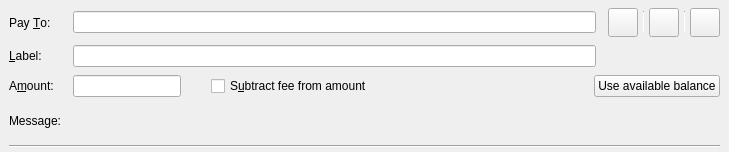
<?xml version="1.0" encoding="UTF-8"?>
<ui version="4.0">
 <class>SendCoinsEntry</class>
 <widget class="QStackedWidget" name="SendCoinsEntry">
  <property name="geometry">
   <rect>
    <x>0</x>
    <y>0</y>
    <width>729</width>
    <height>152</height>
   </rect>
  </property>
  <property name="focusPolicy">
   <enum>Qt::TabFocus</enum>
  </property>
  <property name="autoFillBackground">
   <bool>false</bool>
  </property>
  <property name="currentIndex">
   <number>0</number>
  </property>
  <widget class="QFrame" name="SendCoins">
   <property name="toolTip">
    <string>This is a normal payment.</string>
   </property>
   <property name="frameShape">
    <enum>QFrame::NoFrame</enum>
   </property>
   <layout class="QGridLayout" name="gridLayout">
    <property name="topMargin">
     <number>8</number>
    </property>
    <property name="bottomMargin">
     <number>4</number>
    </property>
    <property name="horizontalSpacing">
     <number>12</number>
    </property>
    <property name="verticalSpacing">
     <number>8</number>
    </property>
    <item row="3" column="1">
     <widget class="QLabel" name="messageTextLabel">
      <property name="toolTip">
       <string>A message that was attached to the digicoin: URI which will be stored with the transaction for your reference. Note: This message will not be sent over the DigiCoin network.</string>
      </property>
      <property name="textFormat">
       <enum>Qt::PlainText</enum>
      </property>
     </widget>
    </item>
    <item row="0" column="0">
     <widget class="QLabel" name="payToLabel">
      <property name="text">
       <string>Pay &amp;To:</string>
      </property>
      <property name="buddy">
       <cstring>payTo</cstring>
      </property>
     </widget>
    </item>
    <item row="2" column="1" colspan="4">
     <layout class="QHBoxLayout" name="horizontalLayoutAmount" stretch="0,0,1,0">
      <item>
       <widget class="BitcoinAmountField" name="payAmount"/>
      </item>
      <item>
       <spacer name="horizontalSpacer">
        <property name="orientation">
         <enum>Qt::Horizontal</enum>
        </property>
        <property name="sizeType">
         <enum>QSizePolicy::Fixed</enum>
        </property>
        <property name="sizeHint" stdset="0">
         <size>
          <width>30</width>
          <height>20</height>
         </size>
        </property>
       </spacer>
      </item>
      <item>
       <widget class="QCheckBox" name="checkboxSubtractFeeFromAmount">
        <property name="toolTip">
         <string>The fee will be deducted from the amount being sent. The recipient will receive less digicoins than you enter in the amount field. If multiple recipients are selected, the fee is split equally.</string>
        </property>
        <property name="text">
         <string>S&amp;ubtract fee from amount</string>
        </property>
       </widget>
      </item>
      <item>
       <widget class="QPushButton" name="useAvailableBalanceButton">
        <property name="text">
         <string>Use available balance</string>
        </property>
       </widget>
      </item>
     </layout>
    </item>
    <item row="1" column="1">
     <widget class="QLineEdit" name="addAsLabel">
      <property name="toolTip">
       <string>Enter a label for this address to add it to the list of used addresses</string>
      </property>
     </widget>
    </item>
    <item row="1" column="0">
     <widget class="QLabel" name="labellLabel">
      <property name="text">
       <string>&amp;Label:</string>
      </property>
      <property name="buddy">
       <cstring>addAsLabel</cstring>
      </property>
     </widget>
    </item>
    <item row="3" column="0">
     <widget class="QLabel" name="messageLabel">
      <property name="text">
       <string>Message:</string>
      </property>
     </widget>
    </item>
    <item row="2" column="0">
     <widget class="QLabel" name="amountLabel">
      <property name="text">
       <string>A&amp;mount:</string>
      </property>
      <property name="buddy">
       <cstring>payAmount</cstring>
      </property>
     </widget>
    </item>
    <item row="0" column="1">
     <layout class="QHBoxLayout" name="payToLayout">
      <property name="spacing">
       <number>6</number>
      </property>
      <item>
       <widget class="QValidatedLineEdit" name="payTo">
        <property name="toolTip">
         <string>The DigiCoin address to send the payment to</string>
        </property>
       </widget>
      </item>
     </layout>
    </item>
    <item row="4" column="0" colspan="5">
     <widget class="Line" name="hLine">
      <property name="orientation">
       <enum>Qt::Horizontal</enum>
      </property>
     </widget>
    </item>
    <item row="0" column="2" colspan="3">
     <layout class="QHBoxLayout" name="horizontalLayout_3">
      <property name="spacing">
       <number>5</number>
      </property>
      <item>
       <widget class="QToolButton" name="deleteButton">
        <property name="toolTip">
         <string>Remove this entry</string>
        </property>
        <property name="text">
         <string/>
        </property>
        <property name="icon">
         <iconset resource="../bitcoin.qrc">
          <normaloff>:/icons/remove_entry</normaloff>:/icons/remove_entry</iconset>
        </property>
        <property name="iconSize">
         <size>
          <width>22</width>
          <height>22</height>
         </size>
        </property>
       </widget>
      </item>
      <item>
       <widget class="Line" name="vLine">
        <property name="maximumSize">
         <size>
          <width>1</width>
          <height>22</height>
         </size>
        </property>
        <property name="orientation">
         <enum>Qt::Vertical</enum>
        </property>
       </widget>
      </item>
      <item>
       <widget class="QToolButton" name="addressBookButton">
        <property name="toolTip">
         <string>Choose previously used address</string>
        </property>
        <property name="text">
         <string/>
        </property>
        <property name="icon">
         <iconset resource="../bitcoin.qrc">
          <normaloff>:/icons/address-book</normaloff>:/icons/address-book</iconset>
        </property>
        <property name="iconSize">
         <size>
          <width>22</width>
          <height>22</height>
         </size>
        </property>
        <property name="shortcut">
         <string>Alt+A</string>
        </property>
       </widget>
      </item>
      <item>
       <widget class="Line" name="vLine2">
        <property name="maximumSize">
         <size>
          <width>1</width>
          <height>22</height>
         </size>
        </property>
        <property name="orientation">
         <enum>Qt::Vertical</enum>
        </property>
       </widget>
      </item>
      <item>
       <widget class="QToolButton" name="pasteButton">
        <property name="toolTip">
         <string>Paste address from clipboard</string>
        </property>
        <property name="text">
         <string/>
        </property>
        <property name="icon">
         <iconset resource="../bitcoin.qrc">
          <normaloff>:/icons/editpaste</normaloff>:/icons/editpaste</iconset>
        </property>
        <property name="iconSize">
         <size>
          <width>22</width>
          <height>22</height>
         </size>
        </property>
        <property name="shortcut">
         <string>Alt+P</string>
        </property>
       </widget>
      </item>
     </layout>
    </item>
   </layout>
  </widget>
  <widget class="QFrame" name="SendCoins_UnauthenticatedPaymentRequest">
   <property name="palette">
    <palette>
     <active>
      <colorrole role="WindowText">
       <brush brushstyle="SolidPattern">
        <color alpha="255">
         <red>0</red>
         <green>0</green>
         <blue>0</blue>
        </color>
       </brush>
      </colorrole>
      <colorrole role="Button">
       <brush brushstyle="SolidPattern">
        <color alpha="255">
         <red>255</red>
         <green>255</green>
         <blue>127</blue>
        </color>
       </brush>
      </colorrole>
      <colorrole role="Light">
       <brush brushstyle="SolidPattern">
        <color alpha="255">
         <red>255</red>
         <green>255</green>
         <blue>255</blue>
        </color>
       </brush>
      </colorrole>
      <colorrole role="Midlight">
       <brush brushstyle="SolidPattern">
        <color alpha="255">
         <red>255</red>
         <green>255</green>
         <blue>191</blue>
        </color>
       </brush>
      </colorrole>
      <colorrole role="Dark">
       <brush brushstyle="SolidPattern">
        <color alpha="255">
         <red>127</red>
         <green>127</green>
         <blue>63</blue>
        </color>
       </brush>
      </colorrole>
      <colorrole role="Mid">
       <brush brushstyle="SolidPattern">
        <color alpha="255">
         <red>170</red>
         <green>170</green>
         <blue>84</blue>
        </color>
       </brush>
      </colorrole>
      <colorrole role="Text">
       <brush brushstyle="SolidPattern">
        <color alpha="255">
         <red>0</red>
         <green>0</green>
         <blue>0</blue>
        </color>
       </brush>
      </colorrole>
      <colorrole role="BrightText">
       <brush brushstyle="SolidPattern">
        <color alpha="255">
         <red>255</red>
         <green>255</green>
         <blue>255</blue>
        </color>
       </brush>
      </colorrole>
      <colorrole role="ButtonText">
       <brush brushstyle="SolidPattern">
        <color alpha="255">
         <red>0</red>
         <green>0</green>
         <blue>0</blue>
        </color>
       </brush>
      </colorrole>
      <colorrole role="Base">
       <brush brushstyle="SolidPattern">
        <color alpha="255">
         <red>255</red>
         <green>255</green>
         <blue>255</blue>
        </color>
       </brush>
      </colorrole>
      <colorrole role="Window">
       <brush brushstyle="SolidPattern">
        <color alpha="255">
         <red>255</red>
         <green>255</green>
         <blue>127</blue>
        </color>
       </brush>
      </colorrole>
      <colorrole role="Shadow">
       <brush brushstyle="SolidPattern">
        <color alpha="255">
         <red>0</red>
         <green>0</green>
         <blue>0</blue>
        </color>
       </brush>
      </colorrole>
      <colorrole role="AlternateBase">
       <brush brushstyle="SolidPattern">
        <color alpha="255">
         <red>255</red>
         <green>255</green>
         <blue>191</blue>
        </color>
       </brush>
      </colorrole>
      <colorrole role="ToolTipBase">
       <brush brushstyle="SolidPattern">
        <color alpha="255">
         <red>255</red>
         <green>255</green>
         <blue>220</blue>
        </color>
       </brush>
      </colorrole>
      <colorrole role="ToolTipText">
       <brush brushstyle="SolidPattern">
        <color alpha="255">
         <red>0</red>
         <green>0</green>
         <blue>0</blue>
        </color>
       </brush>
      </colorrole>
     </active>
     <inactive>
      <colorrole role="WindowText">
       <brush brushstyle="SolidPattern">
        <color alpha="255">
         <red>0</red>
         <green>0</green>
         <blue>0</blue>
        </color>
       </brush>
      </colorrole>
      <colorrole role="Button">
       <brush brushstyle="SolidPattern">
        <color alpha="255">
         <red>255</red>
         <green>255</green>
         <blue>127</blue>
        </color>
       </brush>
      </colorrole>
      <colorrole role="Light">
       <brush brushstyle="SolidPattern">
        <color alpha="255">
         <red>255</red>
         <green>255</green>
         <blue>255</blue>
        </color>
       </brush>
      </colorrole>
      <colorrole role="Midlight">
       <brush brushstyle="SolidPattern">
        <color alpha="255">
         <red>255</red>
         <green>255</green>
         <blue>191</blue>
        </color>
       </brush>
      </colorrole>
      <colorrole role="Dark">
       <brush brushstyle="SolidPattern">
        <color alpha="255">
         <red>127</red>
         <green>127</green>
         <blue>63</blue>
        </color>
       </brush>
      </colorrole>
      <colorrole role="Mid">
       <brush brushstyle="SolidPattern">
        <color alpha="255">
         <red>170</red>
         <green>170</green>
         <blue>84</blue>
        </color>
       </brush>
      </colorrole>
      <colorrole role="Text">
       <brush brushstyle="SolidPattern">
        <color alpha="255">
         <red>0</red>
         <green>0</green>
         <blue>0</blue>
        </color>
       </brush>
      </colorrole>
      <colorrole role="BrightText">
       <brush brushstyle="SolidPattern">
        <color alpha="255">
         <red>255</red>
         <green>255</green>
         <blue>255</blue>
        </color>
       </brush>
      </colorrole>
      <colorrole role="ButtonText">
       <brush brushstyle="SolidPattern">
        <color alpha="255">
         <red>0</red>
         <green>0</green>
         <blue>0</blue>
        </color>
       </brush>
      </colorrole>
      <colorrole role="Base">
       <brush brushstyle="SolidPattern">
        <color alpha="255">
         <red>255</red>
         <green>255</green>
         <blue>255</blue>
        </color>
       </brush>
      </colorrole>
      <colorrole role="Window">
       <brush brushstyle="SolidPattern">
        <color alpha="255">
         <red>255</red>
         <green>255</green>
         <blue>127</blue>
        </color>
       </brush>
      </colorrole>
      <colorrole role="Shadow">
       <brush brushstyle="SolidPattern">
        <color alpha="255">
         <red>0</red>
         <green>0</green>
         <blue>0</blue>
        </color>
       </brush>
      </colorrole>
      <colorrole role="AlternateBase">
       <brush brushstyle="SolidPattern">
        <color alpha="255">
         <red>255</red>
         <green>255</green>
         <blue>191</blue>
        </color>
       </brush>
      </colorrole>
      <colorrole role="ToolTipBase">
       <brush brushstyle="SolidPattern">
        <color alpha="255">
         <red>255</red>
         <green>255</green>
         <blue>220</blue>
        </color>
       </brush>
      </colorrole>
      <colorrole role="ToolTipText">
       <brush brushstyle="SolidPattern">
        <color alpha="255">
         <red>0</red>
         <green>0</green>
         <blue>0</blue>
        </color>
       </brush>
      </colorrole>
     </inactive>
     <disabled>
      <colorrole role="WindowText">
       <brush brushstyle="SolidPattern">
        <color alpha="255">
         <red>127</red>
         <green>127</green>
         <blue>63</blue>
        </color>
       </brush>
      </colorrole>
      <colorrole role="Button">
       <brush brushstyle="SolidPattern">
        <color alpha="255">
         <red>255</red>
         <green>255</green>
         <blue>127</blue>
        </color>
       </brush>
      </colorrole>
      <colorrole role="Light">
       <brush brushstyle="SolidPattern">
        <color alpha="255">
         <red>255</red>
         <green>255</green>
         <blue>255</blue>
        </color>
       </brush>
      </colorrole>
      <colorrole role="Midlight">
       <brush brushstyle="SolidPattern">
        <color alpha="255">
         <red>255</red>
         <green>255</green>
         <blue>191</blue>
        </color>
       </brush>
      </colorrole>
      <colorrole role="Dark">
       <brush brushstyle="SolidPattern">
        <color alpha="255">
         <red>127</red>
         <green>127</green>
         <blue>63</blue>
        </color>
       </brush>
      </colorrole>
      <colorrole role="Mid">
       <brush brushstyle="SolidPattern">
        <color alpha="255">
         <red>170</red>
         <green>170</green>
         <blue>84</blue>
        </color>
       </brush>
      </colorrole>
      <colorrole role="Text">
       <brush brushstyle="SolidPattern">
        <color alpha="255">
         <red>127</red>
         <green>127</green>
         <blue>63</blue>
        </color>
       </brush>
      </colorrole>
      <colorrole role="BrightText">
       <brush brushstyle="SolidPattern">
        <color alpha="255">
         <red>255</red>
         <green>255</green>
         <blue>255</blue>
        </color>
       </brush>
      </colorrole>
      <colorrole role="ButtonText">
       <brush brushstyle="SolidPattern">
        <color alpha="255">
         <red>127</red>
         <green>127</green>
         <blue>63</blue>
        </color>
       </brush>
      </colorrole>
      <colorrole role="Base">
       <brush brushstyle="SolidPattern">
        <color alpha="255">
         <red>255</red>
         <green>255</green>
         <blue>127</blue>
        </color>
       </brush>
      </colorrole>
      <colorrole role="Window">
       <brush brushstyle="SolidPattern">
        <color alpha="255">
         <red>255</red>
         <green>255</green>
         <blue>127</blue>
        </color>
       </brush>
      </colorrole>
      <colorrole role="Shadow">
       <brush brushstyle="SolidPattern">
        <color alpha="255">
         <red>0</red>
         <green>0</green>
         <blue>0</blue>
        </color>
       </brush>
      </colorrole>
      <colorrole role="AlternateBase">
       <brush brushstyle="SolidPattern">
        <color alpha="255">
         <red>255</red>
         <green>255</green>
         <blue>127</blue>
        </color>
       </brush>
      </colorrole>
      <colorrole role="ToolTipBase">
       <brush brushstyle="SolidPattern">
        <color alpha="255">
         <red>255</red>
         <green>255</green>
         <blue>220</blue>
        </color>
       </brush>
      </colorrole>
      <colorrole role="ToolTipText">
       <brush brushstyle="SolidPattern">
        <color alpha="255">
         <red>0</red>
         <green>0</green>
         <blue>0</blue>
        </color>
       </brush>
      </colorrole>
     </disabled>
    </palette>
   </property>
   <property name="toolTip">
    <string>This is an unauthenticated payment request.</string>
   </property>
   <property name="autoFillBackground">
    <bool>true</bool>
   </property>
   <property name="frameShape">
    <enum>QFrame::NoFrame</enum>
   </property>
   <layout class="QGridLayout" name="gridLayout_is">
    <property name="spacing">
     <number>12</number>
    </property>
    <item row="0" column="0">
     <widget class="QLabel" name="payToLabel_is">
      <property name="text">
       <string>Pay To:</string>
      </property>
     </widget>
    </item>
    <item row="0" column="1">
     <layout class="QHBoxLayout" name="payToLayout_is">
      <property name="spacing">
       <number>0</number>
      </property>
      <item>
       <widget class="QLabel" name="payTo_is"/>
      </item>
      <item>
       <widget class="QToolButton" name="deleteButton_is">
        <property name="toolTip">
         <string>Remove this entry</string>
        </property>
        <property name="text">
         <string/>
        </property>
        <property name="icon">
         <iconset resource="../bitcoin.qrc">
          <normaloff>:/icons/remove</normaloff>:/icons/remove</iconset>
        </property>
       </widget>
      </item>
     </layout>
    </item>
    <item row="1" column="0">
     <widget class="QLabel" name="memoLabel_is">
      <property name="text">
       <string>Memo:</string>
      </property>
     </widget>
    </item>
    <item row="1" column="1">
     <widget class="QLabel" name="memoTextLabel_is">
      <property name="textFormat">
       <enum>Qt::PlainText</enum>
      </property>
     </widget>
    </item>
    <item row="2" column="0">
     <widget class="QLabel" name="amountLabel_is">
      <property name="text">
       <string>A&amp;mount:</string>
      </property>
      <property name="buddy">
       <cstring>payAmount_is</cstring>
      </property>
     </widget>
    </item>
    <item row="2" column="1">
     <widget class="BitcoinAmountField" name="payAmount_is">
      <property name="acceptDrops">
       <bool>false</bool>
      </property>
     </widget>
    </item>
   </layout>
  </widget>
  <widget class="QFrame" name="SendCoins_AuthenticatedPaymentRequest">
   <property name="palette">
    <palette>
     <active>
      <colorrole role="WindowText">
       <brush brushstyle="SolidPattern">
        <color alpha="255">
         <red>0</red>
         <green>0</green>
         <blue>0</blue>
        </color>
       </brush>
      </colorrole>
      <colorrole role="Button">
       <brush brushstyle="SolidPattern">
        <color alpha="255">
         <red>140</red>
         <green>232</green>
         <blue>119</blue>
        </color>
       </brush>
      </colorrole>
      <colorrole role="Light">
       <brush brushstyle="SolidPattern">
        <color alpha="255">
         <red>230</red>
         <green>255</green>
         <blue>224</blue>
        </color>
       </brush>
      </colorrole>
      <colorrole role="Midlight">
       <brush brushstyle="SolidPattern">
        <color alpha="255">
         <red>185</red>
         <green>243</green>
         <blue>171</blue>
        </color>
       </brush>
      </colorrole>
      <colorrole role="Dark">
       <brush brushstyle="SolidPattern">
        <color alpha="255">
         <red>70</red>
         <green>116</green>
         <blue>59</blue>
        </color>
       </brush>
      </colorrole>
      <colorrole role="Mid">
       <brush brushstyle="SolidPattern">
        <color alpha="255">
         <red>93</red>
         <green>155</green>
         <blue>79</blue>
        </color>
       </brush>
      </colorrole>
      <colorrole role="Text">
       <brush brushstyle="SolidPattern">
        <color alpha="255">
         <red>0</red>
         <green>0</green>
         <blue>0</blue>
        </color>
       </brush>
      </colorrole>
      <colorrole role="BrightText">
       <brush brushstyle="SolidPattern">
        <color alpha="255">
         <red>155</red>
         <green>255</green>
         <blue>147</blue>
        </color>
       </brush>
      </colorrole>
      <colorrole role="ButtonText">
       <brush brushstyle="SolidPattern">
        <color alpha="255">
         <red>0</red>
         <green>0</green>
         <blue>0</blue>
        </color>
       </brush>
      </colorrole>
      <colorrole role="Base">
       <brush brushstyle="SolidPattern">
        <color alpha="255">
         <red>119</red>
         <green>255</green>
         <blue>233</blue>
        </color>
       </brush>
      </colorrole>
      <colorrole role="Window">
       <brush brushstyle="SolidPattern">
        <color alpha="255">
         <red>140</red>
         <green>232</green>
         <blue>119</blue>
        </color>
       </brush>
      </colorrole>
      <colorrole role="Shadow">
       <brush brushstyle="SolidPattern">
        <color alpha="255">
         <red>0</red>
         <green>0</green>
         <blue>0</blue>
        </color>
       </brush>
      </colorrole>
      <colorrole role="AlternateBase">
       <brush brushstyle="SolidPattern">
        <color alpha="255">
         <red>197</red>
         <green>243</green>
         <blue>187</blue>
        </color>
       </brush>
      </colorrole>
      <colorrole role="NoRole">
       <brush brushstyle="SolidPattern">
        <color alpha="255">
         <red>125</red>
         <green>194</green>
         <blue>122</blue>
        </color>
       </brush>
      </colorrole>
      <colorrole role="ToolTipBase">
       <brush brushstyle="SolidPattern">
        <color alpha="255">
         <red>255</red>
         <green>255</green>
         <blue>220</blue>
        </color>
       </brush>
      </colorrole>
      <colorrole role="ToolTipText">
       <brush brushstyle="SolidPattern">
        <color alpha="255">
         <red>0</red>
         <green>0</green>
         <blue>0</blue>
        </color>
       </brush>
      </colorrole>
     </active>
     <inactive>
      <colorrole role="WindowText">
       <brush brushstyle="SolidPattern">
        <color alpha="255">
         <red>0</red>
         <green>0</green>
         <blue>0</blue>
        </color>
       </brush>
      </colorrole>
      <colorrole role="Button">
       <brush brushstyle="SolidPattern">
        <color alpha="255">
         <red>140</red>
         <green>232</green>
         <blue>119</blue>
        </color>
       </brush>
      </colorrole>
      <colorrole role="Light">
       <brush brushstyle="SolidPattern">
        <color alpha="255">
         <red>230</red>
         <green>255</green>
         <blue>224</blue>
        </color>
       </brush>
      </colorrole>
      <colorrole role="Midlight">
       <brush brushstyle="SolidPattern">
        <color alpha="255">
         <red>185</red>
         <green>243</green>
         <blue>171</blue>
        </color>
       </brush>
      </colorrole>
      <colorrole role="Dark">
       <brush brushstyle="SolidPattern">
        <color alpha="255">
         <red>70</red>
         <green>116</green>
         <blue>59</blue>
        </color>
       </brush>
      </colorrole>
      <colorrole role="Mid">
       <brush brushstyle="SolidPattern">
        <color alpha="255">
         <red>93</red>
         <green>155</green>
         <blue>79</blue>
        </color>
       </brush>
      </colorrole>
      <colorrole role="Text">
       <brush brushstyle="SolidPattern">
        <color alpha="255">
         <red>0</red>
         <green>0</green>
         <blue>0</blue>
        </color>
       </brush>
      </colorrole>
      <colorrole role="BrightText">
       <brush brushstyle="SolidPattern">
        <color alpha="255">
         <red>155</red>
         <green>255</green>
         <blue>147</blue>
        </color>
       </brush>
      </colorrole>
      <colorrole role="ButtonText">
       <brush brushstyle="SolidPattern">
        <color alpha="255">
         <red>0</red>
         <green>0</green>
         <blue>0</blue>
        </color>
       </brush>
      </colorrole>
      <colorrole role="Base">
       <brush brushstyle="SolidPattern">
        <color alpha="255">
         <red>119</red>
         <green>255</green>
         <blue>233</blue>
        </color>
       </brush>
      </colorrole>
      <colorrole role="Window">
       <brush brushstyle="SolidPattern">
        <color alpha="255">
         <red>140</red>
         <green>232</green>
         <blue>119</blue>
        </color>
       </brush>
      </colorrole>
      <colorrole role="Shadow">
       <brush brushstyle="SolidPattern">
        <color alpha="255">
         <red>0</red>
         <green>0</green>
         <blue>0</blue>
        </color>
       </brush>
      </colorrole>
      <colorrole role="AlternateBase">
       <brush brushstyle="SolidPattern">
        <color alpha="255">
         <red>197</red>
         <green>243</green>
         <blue>187</blue>
        </color>
       </brush>
      </colorrole>
      <colorrole role="NoRole">
       <brush brushstyle="SolidPattern">
        <color alpha="255">
         <red>125</red>
         <green>194</green>
         <blue>122</blue>
        </color>
       </brush>
      </colorrole>
      <colorrole role="ToolTipBase">
       <brush brushstyle="SolidPattern">
        <color alpha="255">
         <red>255</red>
         <green>255</green>
         <blue>220</blue>
        </color>
       </brush>
      </colorrole>
      <colorrole role="ToolTipText">
       <brush brushstyle="SolidPattern">
        <color alpha="255">
         <red>0</red>
         <green>0</green>
         <blue>0</blue>
        </color>
       </brush>
      </colorrole>
     </inactive>
     <disabled>
      <colorrole role="WindowText">
       <brush brushstyle="SolidPattern">
        <color alpha="255">
         <red>70</red>
         <green>116</green>
         <blue>59</blue>
        </color>
       </brush>
      </colorrole>
      <colorrole role="Button">
       <brush brushstyle="SolidPattern">
        <color alpha="255">
         <red>140</red>
         <green>232</green>
         <blue>119</blue>
        </color>
       </brush>
      </colorrole>
      <colorrole role="Light">
       <brush brushstyle="SolidPattern">
        <color alpha="255">
         <red>230</red>
         <green>255</green>
         <blue>224</blue>
        </color>
       </brush>
      </colorrole>
      <colorrole role="Midlight">
       <brush brushstyle="SolidPattern">
        <color alpha="255">
         <red>185</red>
         <green>243</green>
         <blue>171</blue>
        </color>
       </brush>
      </colorrole>
      <colorrole role="Dark">
       <brush brushstyle="SolidPattern">
        <color alpha="255">
         <red>70</red>
         <green>116</green>
         <blue>59</blue>
        </color>
       </brush>
      </colorrole>
      <colorrole role="Mid">
       <brush brushstyle="SolidPattern">
        <color alpha="255">
         <red>93</red>
         <green>155</green>
         <blue>79</blue>
        </color>
       </brush>
      </colorrole>
      <colorrole role="Text">
       <brush brushstyle="SolidPattern">
        <color alpha="255">
         <red>70</red>
         <green>116</green>
         <blue>59</blue>
        </color>
       </brush>
      </colorrole>
      <colorrole role="BrightText">
       <brush brushstyle="SolidPattern">
        <color alpha="255">
         <red>155</red>
         <green>255</green>
         <blue>147</blue>
        </color>
       </brush>
      </colorrole>
      <colorrole role="ButtonText">
       <brush brushstyle="SolidPattern">
        <color alpha="255">
         <red>70</red>
         <green>116</green>
         <blue>59</blue>
        </color>
       </brush>
      </colorrole>
      <colorrole role="Base">
       <brush brushstyle="SolidPattern">
        <color alpha="255">
         <red>140</red>
         <green>232</green>
         <blue>119</blue>
        </color>
       </brush>
      </colorrole>
      <colorrole role="Window">
       <brush brushstyle="SolidPattern">
        <color alpha="255">
         <red>140</red>
         <green>232</green>
         <blue>119</blue>
        </color>
       </brush>
      </colorrole>
      <colorrole role="Shadow">
       <brush brushstyle="SolidPattern">
        <color alpha="255">
         <red>0</red>
         <green>0</green>
         <blue>0</blue>
        </color>
       </brush>
      </colorrole>
      <colorrole role="AlternateBase">
       <brush brushstyle="SolidPattern">
        <color alpha="255">
         <red>140</red>
         <green>232</green>
         <blue>119</blue>
        </color>
       </brush>
      </colorrole>
      <colorrole role="NoRole">
       <brush brushstyle="SolidPattern">
        <color alpha="255">
         <red>125</red>
         <green>194</green>
         <blue>122</blue>
        </color>
       </brush>
      </colorrole>
      <colorrole role="ToolTipBase">
       <brush brushstyle="SolidPattern">
        <color alpha="255">
         <red>255</red>
         <green>255</green>
         <blue>220</blue>
        </color>
       </brush>
      </colorrole>
      <colorrole role="ToolTipText">
       <brush brushstyle="SolidPattern">
        <color alpha="255">
         <red>0</red>
         <green>0</green>
         <blue>0</blue>
        </color>
       </brush>
      </colorrole>
     </disabled>
    </palette>
   </property>
   <property name="toolTip">
    <string>This is an authenticated payment request.</string>
   </property>
   <property name="autoFillBackground">
    <bool>true</bool>
   </property>
   <property name="frameShape">
    <enum>QFrame::NoFrame</enum>
   </property>
   <layout class="QGridLayout" name="gridLayout_s">
    <property name="spacing">
     <number>12</number>
    </property>
    <item row="0" column="0">
     <widget class="QLabel" name="payToLabel_s">
      <property name="text">
       <string>Pay To:</string>
      </property>
      <property name="alignment">
       <set>Qt::AlignRight|Qt::AlignTrailing|Qt::AlignVCenter</set>
      </property>
     </widget>
    </item>
    <item row="0" column="1">
     <layout class="QHBoxLayout" name="payToLayout_s">
      <property name="spacing">
       <number>0</number>
      </property>
      <item>
       <widget class="QLabel" name="payTo_s">
        <property name="textFormat">
         <enum>Qt::PlainText</enum>
        </property>
       </widget>
      </item>
      <item>
       <widget class="QToolButton" name="deleteButton_s">
        <property name="toolTip">
         <string>Remove this entry</string>
        </property>
        <property name="text">
         <string/>
        </property>
        <property name="icon">
         <iconset resource="../bitcoin.qrc">
          <normaloff>:/icons/remove</normaloff>:/icons/remove</iconset>
        </property>
       </widget>
      </item>
     </layout>
    </item>
    <item row="1" column="0">
     <widget class="QLabel" name="memoLabel_s">
      <property name="text">
       <string>Memo:</string>
      </property>
      <property name="alignment">
       <set>Qt::AlignRight|Qt::AlignTrailing|Qt::AlignVCenter</set>
      </property>
     </widget>
    </item>
    <item row="1" column="1">
     <widget class="QLabel" name="memoTextLabel_s">
      <property name="textFormat">
       <enum>Qt::PlainText</enum>
      </property>
     </widget>
    </item>
    <item row="2" column="0">
     <widget class="QLabel" name="amountLabel_s">
      <property name="text">
       <string>A&amp;mount:</string>
      </property>
      <property name="alignment">
       <set>Qt::AlignRight|Qt::AlignTrailing|Qt::AlignVCenter</set>
      </property>
      <property name="buddy">
       <cstring>payAmount_s</cstring>
      </property>
     </widget>
    </item>
    <item row="2" column="1">
     <widget class="BitcoinAmountField" name="payAmount_s">
      <property name="acceptDrops">
       <bool>false</bool>
      </property>
     </widget>
    </item>
   </layout>
  </widget>
 </widget>
 <customwidgets>
  <customwidget>
   <class>QValidatedLineEdit</class>
   <extends>QLineEdit</extends>
   <header>qt/qvalidatedlineedit.h</header>
  </customwidget>
  <customwidget>
   <class>BitcoinAmountField</class>
   <extends>QLineEdit</extends>
   <header>qt/bitcoinamountfield.h</header>
   <container>1</container>
  </customwidget>
 </customwidgets>
 <tabstops>
  <tabstop>payTo</tabstop>
  <tabstop>addressBookButton</tabstop>
  <tabstop>pasteButton</tabstop>
  <tabstop>deleteButton</tabstop>
  <tabstop>addAsLabel</tabstop>
  <tabstop>payAmount</tabstop>
  <tabstop>payAmount_is</tabstop>
  <tabstop>deleteButton_is</tabstop>
  <tabstop>payAmount_s</tabstop>
  <tabstop>deleteButton_s</tabstop>
 </tabstops>
 <resources>
  <include location="../bitcoin.qrc"/>
 </resources>
 <connections/>
</ui>
